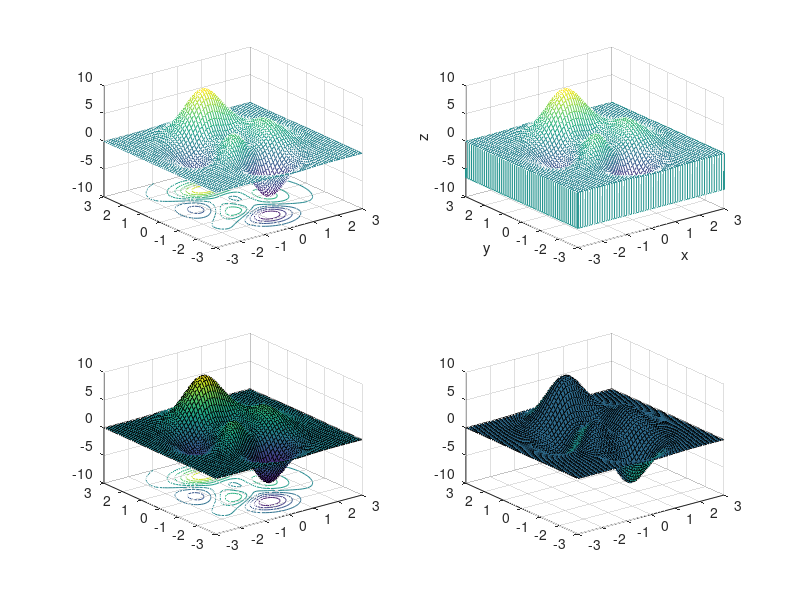

Recreate this plot in MATLAB.
clc
clear all;
[X,Y]=meshgrid(-3:0.1:3);
Z=peaks(X,Y);
figure;
subplot(221);
meshc(X,Y,Z);
subplot(222);
meshz(X,Y,Z);
xlabel('x');
ylabel('y');
zlabel('z');
subplot(223);
surfc(X,Y,Z);
subplot(224);
surfl(X',Y',Z');
